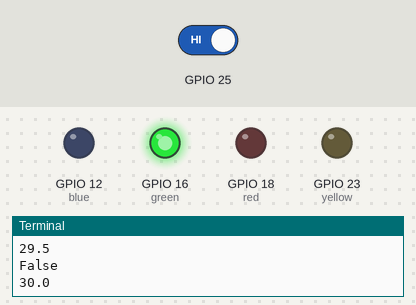
Bench run of a program on a simulated Raspberry Pi (BCM pin numbers). On the bench: output pins drawn as LEDs (lit = HIGH), the last lines printed to the terminal. Dashed ring = blinking. Inputs (shaded band) come from the test bench; at power-on: GPIO 25 HIGH.

Above: at 15.2 s.
15.3 s: GPIO 25 driven LOW
At 15.62 s:
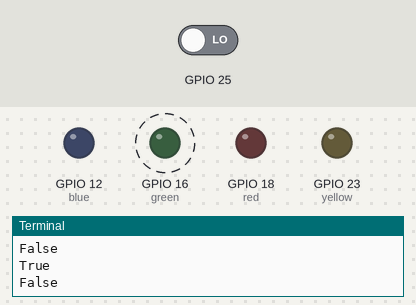
18.3 s: GPIO 25 driven HIGH
At 28.8 s:
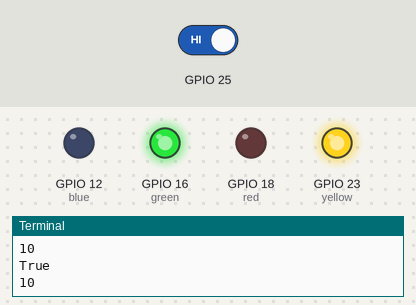
Timing chart, 0 to 30.3 s (numbered marks = the images above; inputs shaded):
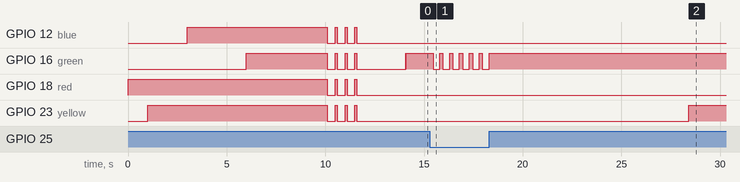

Measured:
- after the input at 15.3 s, GPIO 16 (green): alternates HIGH for 0.16 s and LOW for 0.34 s, starting after 0.16 s
- after the input at 18.3 s, GPIO 16 (green): stops changing and stays HIGH; GPIO 23 (yellow): LOW → HIGH after 10.1 s

The program:

gpio_tutorial_2.py
```python
##################################################################################
# Turn on LEDs using GPIO pins and a push button. Use PWM to make LEDs appear
# to blink and slowly turn on and off.
#
# Workflow:
#    1. Light up LEDs one by one in order: RED for 1 second >> YELLOW for 2 seconds
#       >> BLUE for 3 seconds >> GREEN for 4 seconds >> blink ALL in 2Hz for 2 seconds.
#    2. Slowly blink GREEN using PWM (2 seconds gradually on and 2 seconds gradually off).
#       Press B1, GREEN stays on. Press B1 again, GREEN gets back to PWM blinking mode.
#    3. Count time consumption of GREEN stays on (GO). DO NOT count GREEN blink (GB) time.
#    4. If GO takes more than 10 seconds, light up YELLOW (other LED will remain their status).
#    5. If GO takes more than 20 seconds, blink RED in 2 Hz for 10 seconds. Then, shutdown the
#       system (pull down all involved GPIOs).
####################################################################################


# Import python packages
import time
import RPi.GPIO as GPIO

# Configure GPIO
GPIO.setwarnings(False)
GPIO.setmode(GPIO.BCM)

# Setup GPIO pins for output and input
chan_list = [18, 23, 12, 16]
GPIO.setup(chan_list, GPIO.OUT)  # set up four LED output channels
GPIO.setup(25, GPIO.IN)  # set up the push button input channel


# Light up the LEDS in order
GPIO.output(18, True)  #turn on red
time.sleep(1)  #wait 1 second
GPIO.output(23, True)  #turn on yellow
time.sleep(2)  #wait 2 seconds
GPIO.output(12, True)  #turn on blue
time.sleep(3)  #wait 3 seconds
GPIO.output(16, True)  #turn on green
time.sleep(4)  #wait 4 seconds

# turn off all LEDS
GPIO.output(18, False)
GPIO.output(23, False)
GPIO.output(12, False)
GPIO.output(16, False)


# Setup output GPIO pins for PWM (frequency = 2 Hz)
red = GPIO.PWM(18, 2)  # GPIO 18 (red)
yellow = GPIO.PWM(23, 2)  # GPIO 23 (yellow)
blue = GPIO.PWM(12, 2)  #  GPIO 12 (blue)
green = GPIO.PWM(16, 2)  #setup GPIO 16 (green)


# Initialize each LED with a duty cycle of 20%
red.start(20)
yellow.start(20)
blue.start(20)
green.start(20)

time.sleep(2)  # sleep for 2 seconds

# Stop all LEDs
red.stop()
yellow.stop()
blue.stop()
green.stop()

time.sleep(2) # sleep for 2 seconds


#2. Slowly blink GREEN use PWM (2 seconds gradually on and 2 seconds gradually off).
#   Press B1, GREEN stays on. Press B1 again, GREEN gets back to PWM blinking mode.

# initialize variables
state = False  # if state is True, light on mode. If state is False, blink mode
counter = 0.0  # increments each time the loop repeats on light on mode
seconds = 0  # number of seconds passed since light mode turned on
dc = 0  # duty cycle of green LED
up = True  # up is True if green needs to slowly blink on. up is false if green needs to slowly blink off

red.ChangeFrequency(2)  # change red PWM freq to 2 Hz
red.ChangeDutyCycle(1)  # change duty cyle of red to 1
red_counter = 0.0  # number of iterations of red blinking since it started
red_on = False  # red_on is true if red is blinking AND you're in green on mode

yellow.start(0)  # yellow starts with dc of 0
green.start(0)  # green starts with dc of 0


while True:   # infinite loop unless broken from the inside
    if seconds == 10:  # if green on mode is on for 10 seconds, turn on yellow
        yellow.ChangeDutyCycle(100)
    if seconds == 20:  # if green on mode is on for 20 seconds, start blinking red
        red.start(1)
        red_on = True

    if not GPIO.input(25):  # detect if button is pushed
        state = not state  # change modes (light on or blink)
        print(state)
        time.sleep(0.02)
    else:
        if state == True:  # if you're in light on mode
            green.ChangeDutyCycle(100)  # dc is 100 --- green stays on constantly
            print(state)
            print(seconds)
            counter = counter + 1  # increment for each iteration
            if counter == 50:   # for every 50 iterations, 1 second passes
                seconds = seconds + 1
                counter = 0

            if red_on == True: # if red is on, keep track
                red_counter = red_counter + 1
            if red_counter == 500:  # if 500 iterations pass, red has been on for 10 seconds
                break  # break out of the while loop

        else:  # slow blinking mode
            if up == True:  # green is slowly turning on
                dc = dc + 0.5  # update duty cycle
                green.ChangeDutyCycle(dc)
            else:  # green is slowly turning off
                dc = dc - 0.5  # update duty cycle
                green.ChangeDutyCycle(dc)
            print(state)
            print(dc)
            if dc == 0:
                up = True  # green needs to start turning on
            if dc == 100:
                up = False  # green needs to start turning off

        time.sleep(0.02)


# Turn off all LEDs
red.stop()
yellow.stop()
blue.stop()
green.stop()

# Turn off all GPIO pins
GPIO.output(18, False)
GPIO.output(23, False)
GPIO.output(12, False)
GPIO.output(16, False)
```
